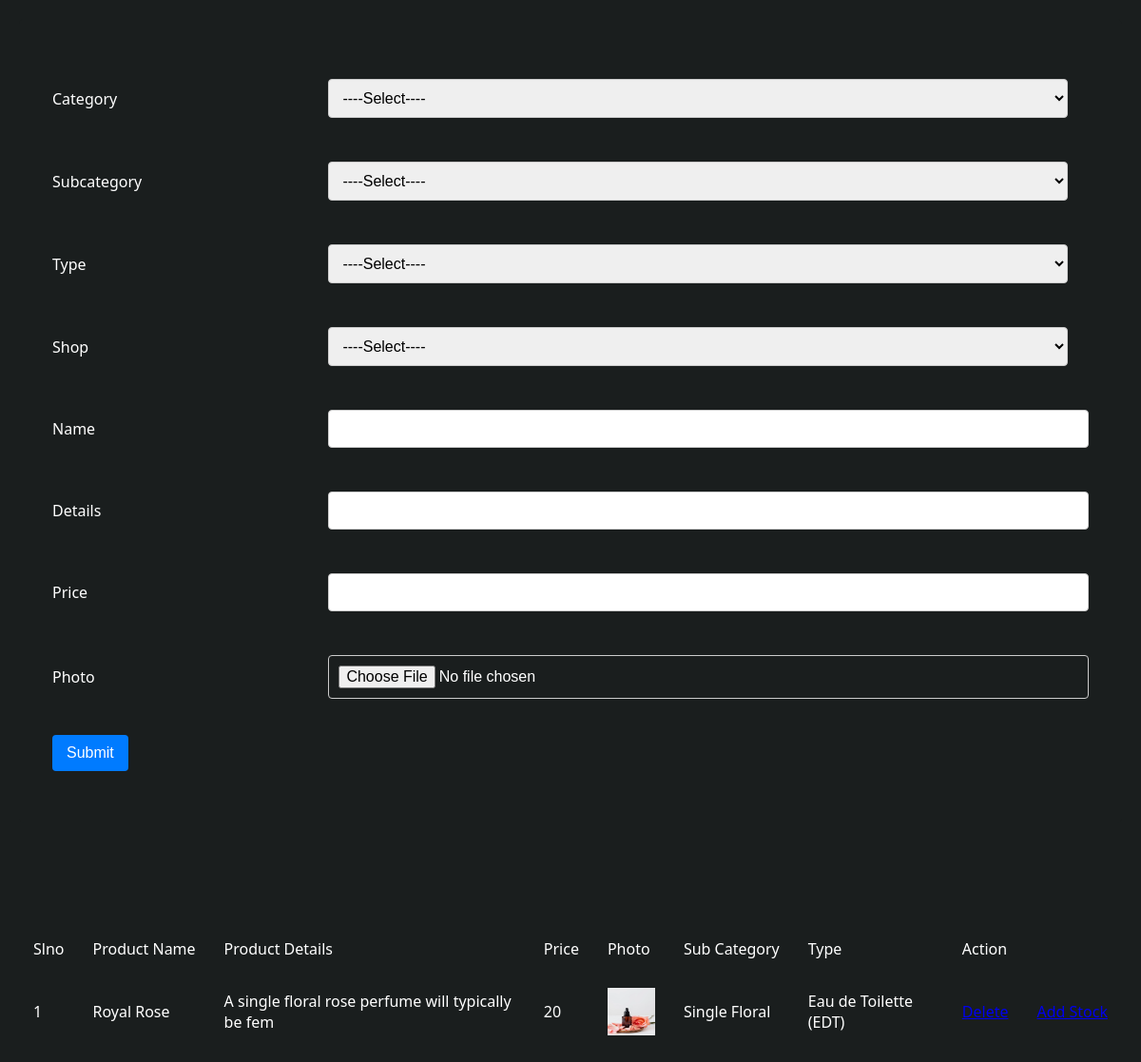
Screenshot of /Project/Shop/Product.php (signed in) with the database file from the repository.
### tables this page shows
CREATE TABLE `tbl_product` (
  `product_id` int(11) NOT NULL,
  `product_name` varchar(50) NOT NULL,
  `product_details` varchar(50) NOT NULL,
  `product_photo` varchar(500) NOT NULL,
  `product_price` int(50) NOT NULL,
  `subCategory_id` int(11) NOT NULL,
  `shop_id` int(11) NOT NULL,
  `type_id` int(11) NOT NULL
);

CREATE TABLE `tbl_subcategory` (
  `subCategory_id` int(11) NOT NULL,
  `subCategory_name` varchar(100) NOT NULL,
  `category_id` int(11) NOT NULL
);

CREATE TABLE `tbl_type` (
  `type_id` int(11) NOT NULL,
  `type_name` varchar(50) NOT NULL
);

### Project/Shop/Product.php (the view, shortened to what this page needs)
<?php
include("../Assets/Connection/Connection.php");
?>
<!DOCTYPE html PUBLIC "-//W3C//DTD XHTML 1.0 Transitional//EN" "http://www.w3.org/TR/xhtml1/DTD/xhtml1-transitional.dtd">
<html xmlns="http://www.w3.org/1999/xhtml">
<head>
</head>
<body>
<form id="form" name="form" method="post" action="" enctype="multipart/form-data">
  <table>
    <tr>
      <td>Category</td>
      <td><select name="selcat" id="selcat" onchange="getcategory(this.value)" required autocomplete="off">
          <option>----Select----</option>
        </select></td>
    </tr>
    <tr>
      <td>Subcategory</td>
      <td><select name="selsubcat" id="selsubcat" required autocomplete="off">
          <option>----Select----</option>
        </select></td>
    </tr>
    <tr>
      <td>Type</td>
      <td><select name="seltype" id="seltype"required autocomplete="off">
          <option>----Select----</option>
        </select></td>
    </tr>
    <tr>
      <td>Shop</td>
      <td><select name="selshop" id="selshop" required autocomplete="off">
          <option>----Select----</option>
        </select></td>
    </tr>
    <tr>
      <td>Name</td>
      <td><label for="txt_name"></label>
          <input type="text" name="txt_name" id="txt_name" required autocomplete="off" />
        </td>
    </tr>
    <tr>
      <td>Details</td>
      <td><label for="txt_details"></label>
          <input type="text" name="txt_details" id="txt_details" required autocomplete="off"/>
          </td>
    </tr>
    <tr>
      <td>Price</td>
      <td><label for="txt_price"></label>
          <input type="text" name="txt_price" id="txt_price" required autocomplete="off"/>
        </td>
    </tr>
    <tr>
      <td>Photo</td>
      <td><input type="file" name="photo" id="photo" required autocomplete="off"/></td>
    </tr>
    <tr>
      <td colspan="2" align="center">
      <input type="submit" name="btn_submit" id="btn_submit" value="Submit" />
      </td>
    </tr>
  </table>
  </form>
  <br /><br />  <br />
  <table>
    <tr>
      <td>Slno</td>
      <td>Product&nbsp;Name</td>
      <td>Product&nbsp;Details</td>
      <td>Price</td>
      <td>Photo</td>
      <td>Sub&nbsp;Category</td>
      <td>Type</td>
      <td colspan="2" align="center">Action</td>
    </tr>
    <?php
	$sel = "select * from tbl_product p inner join tbl_subcategory s on p.subCategory_id = s.subCategory_id inner join tbl_type t on p.type_id = t.type_id inner join tbl_shop sh on sh.shop_id = p.shop_id  where sh.shop_id = '".$_SESSION["sid"]."'";
	$result = $conn->query($sel);
	$i=0;
	while($row = $result->fetch_assoc())
	{
		$i++;
		?>
    <tr>
      <td><?php echo $i ?></td>
      <td><?php echo $row["product_name"]?></td>
      <td><?php echo $row["product_details"]?></td>
      <td><?php echo $row["product_price"]?></td>
      <td><img src="../Assets/Files/Shop/<?php echo $row["product_photo"]?>" alt="Product Photo" width="50" height="50"/></td>
      <td><?php echo $row["subCategory_name"]?></td>
      <td><?php echo $row["type_name"]?></td>
      <td><a href="Product.php?del=<?php echo $row["product_id"]?>">Delete</a></td>
      <td><a href="Stock.php?m=<?php echo $row["product_id"];?>">Add&nbsp;Stock</a></td>
    </tr>
   <?php }?>
  </table>
</body>
</html>

### Project/Shop/Product.php (style rules this page uses)
body { font-family: 'Segoe UI', Tahoma, Geneva, Verdana, sans-serif; background-color: #1a1e1e; margin: 0; padding: 20px; color: white; }
table { width: 100%; border-collapse: collapse; margin: 20px 0; }
th, td { padding: 15px; text-align: left; }
form { background-color: #1a1e1e; padding: 20px; border-radius: 5px; margin-bottom: 20px; }
input[type="text"], input[type="file"], select { width: calc(100% - 22px); padding: 10px; margin: 8px 0; border: 1px solid #ccc; border-radius: 4px; font-size: 16px; }
input[type="submit"] { background-color: #007BFF; color: white; padding: 10px 15px; border: none; border-radius: 4px; cursor: pointer; font-size: 16px; transition: background-color 0.3s, transform 0.3s; }

### rows the page displays
tbl_product: product_name "Royal Rose", product_details "A single floral rose perfume will typically be fem", product_price "20", product_photo (picture), subCategory.subCategory_name "Single Floral", type.type_name "Eau de Toilette (EDT)"
